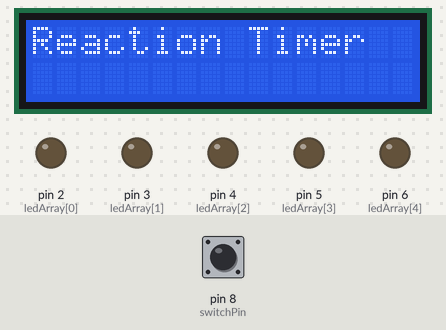
Recording of a sketch running on a simulated Arduino Uno, built with avr-gcc and run on an emulated ATmega328P. On the bench: 16×2 character LCD, output pins drawn as LEDs (lit = HIGH). The test bench sets the inputs (shaded band); at power-on: pin 8 (switchPin) HIGH. Random numbers use the default seed unless the sketch sets one; pins used as bus, display or sensor lines are not drawn; what the sketch prints to the serial monitor is not drawn.

Above: at 1.2 s.
1.3 s: pin 8 (switchPin) pulled LOW for 0.15 s
At 6.3 s:
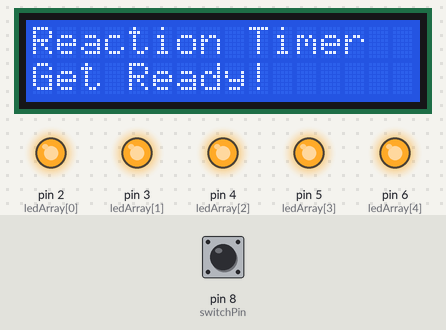
At 19.3 s:
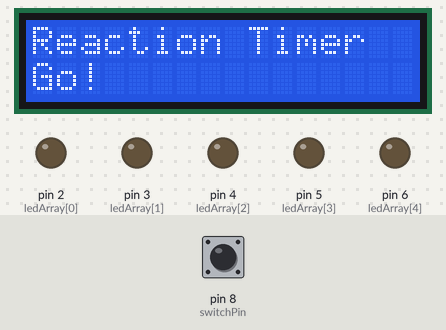
Timing chart, 0 to 19.8 s (numbered marks = the images above; inputs shaded):
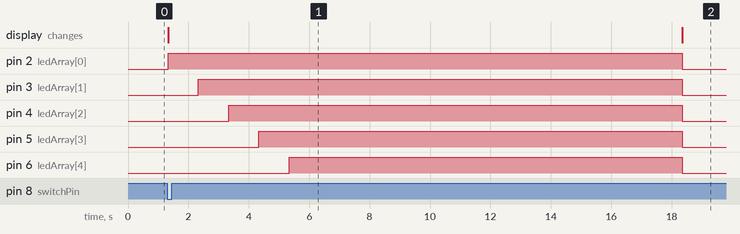

Measured:
- after the input at 1.3 s, pin 2 (ledArray[0]): LOW → HIGH at once, → LOW 17.0 s later; pin 3 (ledArray[1]): LOW → HIGH after 1.0 s, → LOW 16.0 s later

The sketch:

ReactionTimer.ino
```cpp
/*
  Chris Nethercott
  Reaction Timer
*/

#include <Wire.h> // Wire library for communicating with the I2C devices.
#include <LiquidCrystal_I2C.h>  // LCD library for outputing text to the I2C LCD
LiquidCrystal_I2C lcd(0x27, 16, 2); // Sets the address for the LCD I2C

const int switchPin = 8; // Switch Pin
const int ledArray[] = {2,3,4,5,6}; // Array for the LED Pins

int randomTimeMin = 3; // Mininium Time (s)
int randomTimeMax = 8; // Maximium Time (s)
int ledDelayTime = 1000; // Amount of time between the leds coming on

boolean lastButton = LOW; // If the state of the button has changed
boolean currentButton = LOW; // If the state of the button has changed
boolean Started = false; // If the reaction timer has started
boolean timer = false; // If the timer has started
long startTime; // startTime for measuring the reaction time
long endTime; // endTime for measuring the reaction time
long randomTime; // randomTime delay from all LEDs on to them all off
float elapsedTime; // startTime - endTime
String firstLine = "Reaction Timer"; // first line of the LCD, must be below 16 char

void setup() {
  pinModes(); // Uses a subroutine to set all of the inputs/outputs

  Serial.begin(9600); // Begins the Serial port for printing with the operator

  randomSeed(analogRead(-1)); // You will need this to generate proper 'random' numbers

  lcd.begin(); // Begins the LCD
  lcd.backlight(); // Turns on the backlight
  lcdClear();

  digitalWrite(switchPin, HIGH); // Writes the switch HIGH, because we use a two prong switch, instead of a push button
}

void lcdClear() {
  lcd.clear(); // Clears the LCD
  lcd.print(firstLine); // Prints Reaction Timer
}

void pinModes() {
  pinMode(switchPin, INPUT); // Sets switch as an input
  for(int i = 0; i < sizeof(ledArray); i++) {
    pinMode(ledArray[i], OUTPUT);
  }
}

boolean debounce(boolean last) { // To see if the button has been pressed
  boolean current = digitalRead(switchPin); // Sets the boolean to the current state of the button
  if(last != current) { // If the last state does NOT equal current
    delay(5); // Use for stability
    current = digitalRead(switchPin); // Reads the state again, see if it has changed
  }
  return current; // Returns the state of the button
}


void loop() { // Loop runs every milisecond
  currentButton = debounce(lastButton);
  if(lastButton == HIGH && currentButton == LOW) { // When the button was high, but now is low
    Started = !Started; // Toggles the started state
    lastButton = LOW; // Sets the lastButton to low
  }

  lastButton = currentButton; // Sets the lastButton state to currentButton

  if(Started == true && timer == false) { // When started is true and timer isn't running
    Random(); // Starts the Reaction Timer
    timer = true; // Starts the timer
  }
  if(Started == false && timer == true) { // When started is false and the timer is running
    Stop(); // Stops the Reaction Timer
    timer = false; // Turns off the timer
  }
}

void Random() {
  randomTime = random(randomTimeMin,randomTimeMax); // Generates the random number
  randomTime = randomTime*1000; // Converts the number from ms to s

  lcdClear();
  lcd.setCursor(0,1); // Sets the LCD cursor to bottom left
  lcd.print("Get Ready!");
  Serial.print("Random Time: "); // Prints to the operator the randomTime
  Serial.println(randomTime);
  ledSequence(); // Starts the super cool f1 lighting sequence
  delay(randomTime); // Delays the randomTime which was generated earlier
  Start(); // Calls the Start() subroutine
}

void ledSequence() { // LED Sequence
  for(int i = 0; i < sizeof(ledArray); i++) {
    digitalWrite(ledArray[i], HIGH);
    delay(ledDelayTime);
  }
}

void Start() {
  lcdClear();
  lcd.setCursor(0,1); // Sets the cursor to the second line
  lcd.print("Go!"); // Prints Go!
  startTime = millis(); // Sets the start time using the millis() function.
  allLedsLow(); // Turns all LEDs off
}

void allLedsLow() {
  for(int i = 0; i < sizeof(ledArray); i++) {
    digitalWrite(ledArray[i], LOW);
  }
}

void Stop() {
  endTime = millis(); // Sets the end time
  elapsedTime = (endTime - startTime)+5; // Sets the elasped time to start-end
  elapsedTime = elapsedTime/1000; // Changed it from ms to s
  Serial.print("Reaction Time: "); // Prints to the operator the reaction time
  Serial.println(elapsedTime);
  lcd.clear(); // Clears the LCD

  lcd.print("Time: "); // Tells the user their reaction time
  lcd.print(elapsedTime);
  lcd.print("s");

  lcd.setCursor(0,1); // Moves the LCD cursor to the second line

  if(elapsedTime < 0.2) { // Custom Messages depending on the time
    lcd.print("You are fast!");
  }
  else if(elapsedTime < 0.5) {
    lcd.print("Awesome!");
  }
  else if(elapsedTime < 1) {
    lcd.print("Too Slow!");
  }
  else {
    lcd.print("Try Again!");
  }

  allLedsLow(); // Turns all LEDs off
  Serial.println("New User"); // Prints to the operator that there is a new user
}
```
